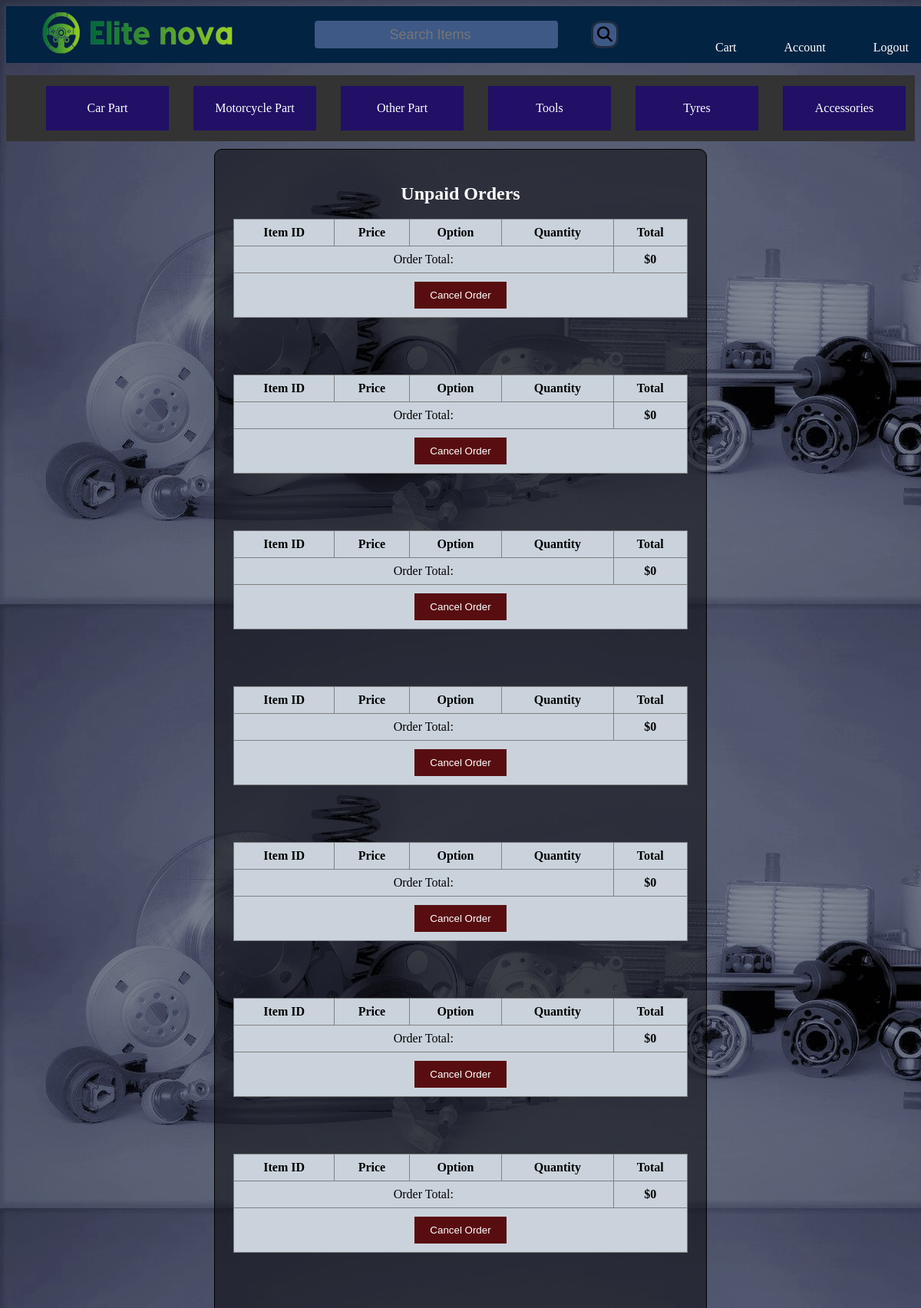
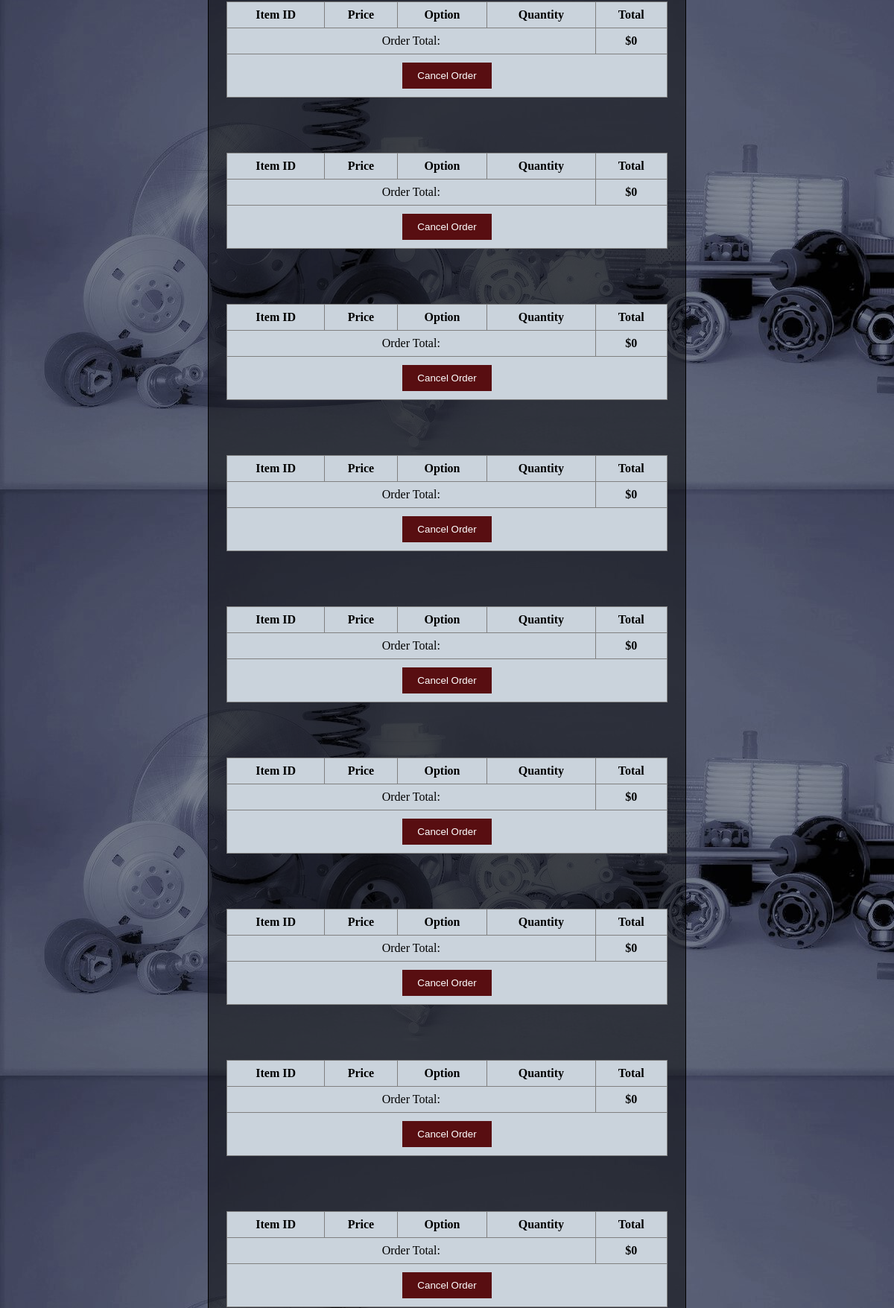
Page /unpaid_orders.php (signed in, upper part) on the committed database (2 pictures, top to bottom).
### tables this page shows
CREATE TABLE IF NOT EXISTS `orders` (
  `order_id` int(11) NOT NULL AUTO_INCREMENT,
  `cus_id` int(11) NOT NULL,
  `address_id` int(11) DEFAULT NULL,
  `price` float DEFAULT NULL,
  `date` datetime DEFAULT NULL,
  `paid` int(11) DEFAULT NULL,
  `shipped` int(11) DEFAULT NULL,
  PRIMARY KEY (`order_id`)
);

### unpaid_orders.php (the view, shortened to what this page needs)
<!DOCTYPE html>
<html lang="en">
<head>
    <link rel="stylesheet" href="css/nav_bar.css">
    <link href="./css/navigation.css" rel="stylesheet"/>
    <link href="https://cdnjs.cloudflare.com/ajax/libs/font-awesome/6.2.1/css/all.min.css"
 rel="stylesheet"/>
    <link rel="stylesheet" href="./css/footer.css">
</head>
<body>
<div class="main">
    <div class="navbar">
        <div class="icon">
            <a href="index.php">
                <img alt="logo" id="img" src="./site_img/logo.png">
            </a>
        </div>
        <div class="search">
            <form action="search.php" onsubmit="return check_search_value()">
                <input class="search" id="search-bar" name="search" placeholder="Search Items" type="search">
                <button class="btn"><label for="search-bar"><i class="fa-solid fa-magnifying-glass"></i></label>
                </button>
            </form>
        </div>
        <div class="menu">
            <ul>
                <li><a href="./cart.php">Cart</a></li>
                <li><a href="./account.php">Account</a></li>
                <li><a href="./logout.php">Logout</a></li>
            </ul>
        </div>
    </div>
    <div class="navbar2">
        <ul>
            <li>
                <div class="car">
                    <a href="./search.php?search=car">Car Part</a>
                </div>
            </li>
            <li>
                <div class="Motor">
                    <a href="./search.php?search=Motorcycle">Motorcycle Part</a>
                </div>
            </li>
            <li>
                <div class="other">
                    <a href="./search.php?search=other">Other Part</a>
                </div>
            </li>
            <li>
                <div class="tools">
                    <a href="./search.php?search=tools">Tools</a>
                </div>
            </li>
            <li>
                <div class="tyres">
                    <a href="./search.php?search=tyres">Tyres</a>
                </div>
            </li>
            <li>
                <div class="access">
                    <a href="./search.php?search=Accessories">Accessories</a>
                </div>
            </li>
        </ul>
    </div>
</div>
<br>
<br>
<?php
include "connect.php";
if (isset($_COOKIE['user_id'])) {
    $user_id = $_COOKIE['user_id'];
} else {
    $user_id = null;
    header("Location: login.php");
    exit;
}
$sql = "SELECT * FROM orders WHERE cus_id = $user_id AND paid IS NULL ORDER BY order_id DESC";
$result = mysqli_query($connect, $sql);
if (mysqli_num_rows($result) > 0) {
    echo '<div class="box">';
    echo '<h2> Unpaid Orders </h2>';
    while ($row = mysqli_fetch_assoc($result)) {
        $order_id = $row['order_id'];
        $order_total = 0;
        echo '<table>';
        echo '<tr>';
        echo '<th>Item ID</th>';
        echo '<th>Price</th>';
        echo '<th>Option</th>';
        echo '<th>Quantity</th>';
        echo '<th>Total</th>';
        echo '</tr>';
        echo '<tr>';
        echo '<td colspan="4">Order Total:</td>';
        echo '<td> <b>$' . $order_total . '</b> </td>';
        echo '</tr>';
        echo '<tr>';
        echo '<td colspan="5">';
        echo '<button class="cancel-order" onclick="window.location.href=\'cancel_order.php?order_id=' . $order_id . '\'">Cancel Order</button> </td>';
        echo '</tr>';
        echo '</table><br><br><br>';
    }
    echo '</div>';
} else {
    echo '<h2> You have no unpaid orders </h2>';
}
?>
</body>
</html>

### css/navigation.css (style rules this page uses)
.main { width: 100%; height: 150px; }
.navbar { width: 100vw; background: linear-gradient(to top, rgb(2, 35, 66) 50%, rgb(2, 35, 66) 50%); display: flex; justify-content: space-evenly; align-items: center; overflow-x: clip; }
.navbar > * { flex: 0 1 33%; float: none !important; }
.search { text-align: center; border-radius: 4px; }
.search form { display: flex; justify-content: space-between; }
#search-bar { border: none; text-align: center; flex: 0 0 80%; }
.search button.btn { background: #3e5986; padding: 5px 5px; border: 3px solid rgba(0, 0, 0, 0.5); margin-left: 10px; border-radius: 12px; }
.search button.btn i { font-size: 1.25rem; }
.menu { width: 100px; float: left; height: 70px; }
.navbar ul { display: flex; justify-content: center; align-items: center; }
.navbar ul li { list-style: none; margin-left: 62px; margin-top: 27px; font-size: 16px; color: brown; cursor: pointer; }
.navbar2 { width: 100%; height: 50%; margin: auto; background: linear-gradient(to top, rgb(2, 35, 66) 50%, rgb(2, 35, 66) 50%); }
.navbar2 ul { overflow: hidden; background-color: #333; display: flex; align-items: center; justify-content: center; }
li { float: left; box-sizing: unset; }
.navbar2 ul li { display: block; color: rgb(58, 161, 119); text-align: center; padding: 14px 16px; text-decoration: none; cursor: pointer; }
#search-bar { font-size: large; background-color: #3e5986; }
#img { height: 70px; width: 28vw; }
.car { width: 120px; padding: 20px; border: #111; margin: 0; background-color: rgb(34, 15, 102); text-align: center; }
.Motor { width: 120px; padding: 20px; border: #111; margin: 0; background-color: rgb(34, 15, 102); text-align: center; float: left; }
.other { width: 120px; padding: 20px; border: #111; margin: 0; background-color: rgb(34, 15, 102); text-align: center; float: left; }
.tools { width: 120px; padding: 20px; border: #111; margin: 0; background-color: rgb(34, 15, 102); text-align: center; float: left; }
.tyres { width: 120px; padding: 20px; border: #111; margin: 0; background-color: rgb(34, 15, 102); text-align: center; float: left; }
.access { width: 120px; padding: 20px; border: #111; margin: 0; background-color: rgb(34, 15, 102); text-align: center; float: left; }
li a { text-decoration: none; color: white; cursor: pointer; }

### unpaid_orders.php (style rules this page uses)
body { background-color: #cad3dc; background-image: url(site_img/background\ img.jpg); }
.box { width: 50%; margin: 0 auto; text-align: center; padding: 20px; border-width: 3px; border: 1px solid black; padding: 2%; border-radius: 10px; background-color: rgba(0, 0, 0, 0.5); color: white; }
table { width: 100%; margin: 10px 0; border-collapse: collapse; border: 1px solid gray; }
tr { background-color: #f2f2f2; }
th, td { border: 1px solid gray; text-align: center; padding: 8px; }
th { background-color: #cad3dc; color: black; }
td { background-color: #cad3dc; color: black; }
.pay-now, .cancel-order { padding: 10px 20px; background-color: #022342; color: white; border: none; cursor: pointer; text-align: center; margin: 3px; }
.cancel-order { background-color: #580e11; }

### rows in the picture
orders: order_total "0"
orders: order_total "0"
orders: order_total "0"
orders: order_total "0"
orders: order_total "0"
orders: order_total "0"
orders: order_total "0"
orders: order_total "0"
orders: order_total "0"
orders: order_total "0"
orders: order_total "0"
orders: order_total "0"
orders: order_total "0"
orders: order_total "0"
orders: order_total "0"
orders: order_total "0"
